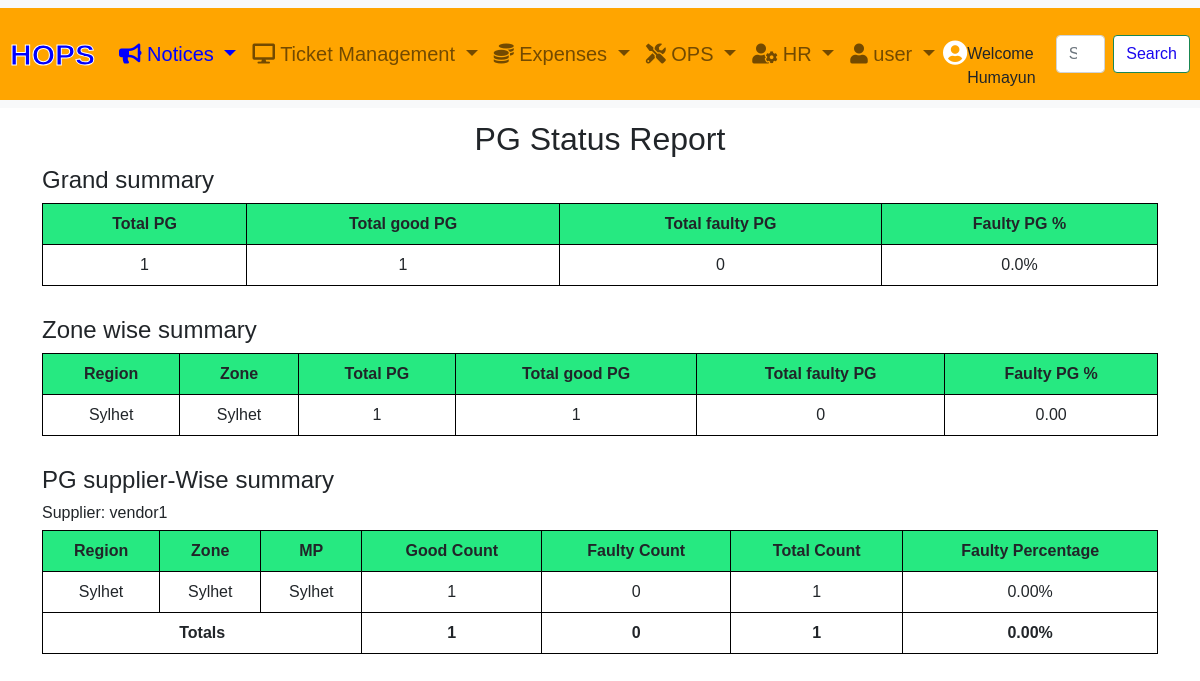
Page /generator/faulty_pg_report/ (signed in) on the committed database.
### account/models.py (models this page shows, shortened)
class Customer(AbstractBaseUser, PermissionsMixin):
    email = models.EmailField(_('email address'), unique=True)
    name = models.CharField(max_length=150)
    mobile = models.CharField(max_length=20, blank=True)
    is_active = models.BooleanField(default=False)
    is_staff = models.BooleanField(default=False)
    created = models.DateTimeField(auto_now_add=True)
    updated = models.DateTimeField(auto_now=True)
    profile_picture = models.ImageField(upload_to='profile_pictures/', blank=True, null=True)
    groups = models.ManyToManyField(
        Group,
        related_name='customer_set',
        blank=True,
        help_text=_("The groups this user belongs to."),
        verbose_name=_("groups"),
    )
    user_permissions = models.ManyToManyField(
        Permission,
        related_name='customer_set',
        blank=True,
        help_text=_("Specific permissions for this user."),
        verbose_name=_("user permissions"),
    )
    USER_LEVEL_CHOICES = [
        ('general_user', 'General_User'),
        ('first_level', 'First Level Manager'),
        ('second_level', 'Second Level Manager'),
        ('third_level', 'Third Level Manager'),
        ('external', 'External'),
    ]
    manager_level = models.CharField(max_length=20, choices=USER_LEVEL_CHOICES, default='general_user')
    objects = CustomAccountManager()
    USERNAME_FIELD = 'email'
    REQUIRED_FIELDS = ['name']
    class Meta:
        verbose_name = "Accounts"
        verbose_name_plural = "Accounts"

### generator/models.py (models this page shows, shortened)
class AddPGInfo(models.Model):
    region = models.CharField(max_length=100,choices=REGION_CHOICES,null=True, blank=True)
    zone = models.CharField(max_length=100,choices=ZONE_CHOICES,null=True, blank=True)
    mp = models.CharField(max_length=100,choices=MP_CHOICES,null=True, blank=True)
    PG_code = models.CharField(max_length=50, default='None')
    PG_add_requester = models.ForeignKey(Customer, related_name='PGad_admin_user', on_delete=models.CASCADE)
    PGNumber = models.CharField(max_length=50,default='None')
    PG_brand_choices=[
        ('Honda','Honda'),
        ('Mistsubishi', 'Mistsubishi'),
        ('wilson','wilson'),
        ('chinese','chinese'),
    ]
    PG_brand = models.CharField(max_length=50, choices= PG_brand_choices,default='None')
    PG_serial_number = models.CharField(max_length=50,default='None')
    PG_capacity_choices=[
        ('5kva','5kva'),
        ('6kva','6kva'),
        ('8kva','8kva')
        ]
    PG_capacity = models.CharField(max_length=50,choices=PG_capacity_choices,default='None')
    PG_supplier_choices=[
        ('vendor1','vendor1'),
        ('vendor2','vendor2'),
        ('vendor3','vendor3'),
        ('own','own'),
    ]
    PG_supplier=models.CharField(max_length=50,choices=PG_supplier_choices,default='None')
    PG_status_choices =[
        ('good','good'),
        ('faulty','faulty')
    ]
    PG_status = models.CharField(max_length=100, choices=PG_status_choices,null=True,blank=True)
    PG_purchase_date = models.DateField(default=timezone.now)
    PG_hire_date = models.DateField(default=timezone.now)
    PG_supporting_documents = models.FileField(upload_to='PG_documents/', null=True, blank=True)
    deployment_choices=[
        ('movable','movable'),
        ('fixed','fixed')
    ]
    PG_deployment_type =models.CharField(max_length=100,choices=deployment_choices,null=True,blank=True)
    fixed_PG_site_code = models.CharField(max_length=100,null=True,blank=True)
    created_at = models.DateField(default=timezone.now)
    updated_at = models.DateField(default=timezone.now)

### generator/views.py (the view)
# urls.py: path('faulty_pg_report/', views.faulty_pg_report, name='faulty_pg_report'),
@login_required
def faulty_pg_report(request):
    total_pg = AddPGInfo.objects.aggregate(total_pg=Count("id"))
    total_good_pg = AddPGInfo.objects.filter(PG_status='good').aggregate(total_good_pg=Count("id"))
    total_faulty_pg = AddPGInfo.objects.filter(PG_status='faulty').aggregate(total_faulty_pg=Count("id"))
    total_pg_count = total_pg['total_pg']
    total_good_pg_count = total_good_pg['total_good_pg']
    total_faulty_pg_count = total_faulty_pg['total_faulty_pg']
    faulty_pg_percentage =  total_faulty_pg_count / total_pg_count * 100
    zonewise_report = AddPGInfo.objects.values('region', 'zone').annotate(
        total_count=Count('id'),
        good_count=Count('id', filter=Q(PG_status='good')),
        faulty_count=Count('id', filter=Q(PG_status='faulty')),
        faulty_percentage=Case(
            When(total_count__gt=0, then=ExpressionWrapper((F('faulty_count') / F('total_count')) * 100, output_field=FloatField())),
            default=Value(0),
            output_field=FloatField()
        )
    )
    zonewise_data = []
    for entry in zonewise_report:
        region = entry['region']
        zone = entry['zone']
        faulty_percentage = (entry['faulty_count'] / entry['total_count']) * 100 if entry['total_count'] > 0 else 0
        zonewise_data.append({
            'region': region,
            'zone': zone,
            'total_count': entry['total_count'],
            'good_count': entry['good_count'],
            'faulty_count': entry['faulty_count'],
            'faulty_percentage': faulty_percentage,
        })
    report = AddPGInfo.objects.values('PG_supplier', 'region', 'zone', 'mp').annotate(
        total_count=Count('id'),
        good_count=Count('id', filter=Q(PG_status='good')),
        faulty_count=Count('id', filter=Q(PG_status='faulty'))
    )
    report_data = {}
    for entry in report:
        supplier = entry['PG_supplier']
        entry['faulty_percentage'] = (entry['faulty_count'] / entry['total_count']) * 100 if entry['total_count'] > 0 else 0
        if supplier not in report_data:
            report_data[supplier] = {
                'entries': [],
                'total_good_count': 0,
                'total_faulty_count': 0,
                'total_count': 0
            }
        report_data[supplier]['entries'].append(entry)
        report_data[supplier]['total_good_count'] += entry['good_count']
        report_data[supplier]['total_faulty_count'] += entry['faulty_count']
        report_data[supplier]['total_count'] += entry['total_count']
    return render(request, 'generator/faulty_pg_report.html',
                  {'report_data': report_data,
                   'total_pg_count':total_pg_count,
                   'total_faulty_pg_count':total_faulty_pg_count,
                    'total_good_pg_count':total_good_pg_count,
                    'faulty_pg_percentage':faulty_pg_percentage,
                     'zonewise_data': zonewise_data,
                     })

### templates/generator/faulty_pg_report.html (shortened to what this page needs)
{% extends "base.html" %}
{% load static %}
{% load duration_filters %}
{% block content %}
    <h2 class="text-center">PG Status Report</h2>
    <table style="margin-bottom: 30px;">
        <h4>Grand summary</h4>
        <thead>
            <tr>
                <th class="text-center p-2">Total PG</th>
                <th class="text-center p-2">Total good PG</th>
                <th class="text-center p-2">Total faulty PG</th>
                <th class="text-center p-2">Faulty PG %</th>
            </tr>
        </thead>
        <tbody>
                <tr>
                    <td class="text-center p-2">{{ total_pg_count }}</td>
                    <td class="text-center p-2">{{ total_good_pg_count }}</td>
                    <td class="text-center p-2">{{ total_faulty_pg_count }}</td>
                    <td class="text-center p-2">{{ faulty_pg_percentage }}%</td>
                </tr>
        </tbody>
    </table>
    <h4> Zone wise summary</h4>
    <table style="margin-bottom: 30px;">
        <thead>
            <tr>
                <th class="text-center p-2">Region</th>
                <th class="text-center p-2">Zone</th>
                <th class="text-center p-2">Total PG</th>
                <th class="text-center p-2">Total good PG</th>
                <th class="text-center p-2">Total faulty PG</th>
                <th class="text-center p-2">Faulty PG %</th>
            </tr>
        </thead>
        <tbody>
            {% for data in zonewise_data %}
                <tr>
                    <td class="text-center p-2">{{ data.region }}</td>
                    <td class="text-center p-2">{{ data.zone }}</td>
                    <td class="text-center p-2">{{ data.total_count }}</td>
                    <td class="text-center p-2">{{ data.good_count }}</td>
                    <td class="text-center p-2">{{ data.faulty_count }}</td>
                    <td class="text-center p-2">{{ data.faulty_percentage|floatformat:2 }}</td>
                </tr>
            {% endfor %}
        </tbody>
    </table>
    <h4>PG supplier-Wise summary</h4>
    {% for supplier, data in report_data.items %}
        <h6>Supplier: {{ supplier }}</h6>
        <table>
            <thead>
                <tr>
                    <th class="text-center p-2">Region</th>
                    <th class="text-center p-2">Zone</th>
                    <th class="text-center p-2">MP</th>
                    <th class="text-center p-2">Good Count</th>
                    <th class="text-center p-2">Faulty Count</th>
                    <th class="text-center p-2">Total Count</th>
                    <th class="text-center p-2">Faulty Percentage</th>
                </tr>
            </thead>
            <tbody>
                {% for row in data.entries %}
                    <tr>
                        <td class="text-center p-2">{{ row.region }}</td>
                        <td class="text-center p-2">{{ row.zone }}</td>
                        <td class="text-center p-2">{{ row.mp }}</td>
                        <td class="text-center p-2">{{ row.good_count }}</td>
                        <td class="text-center p-2">{{ row.faulty_count }}</td>
                        <td class="text-center p-2">{{ row.total_count }}</td>
                        <td class="text-center p-2">{{ row.faulty_percentage|floatformat:2 }}%</td>
                    </tr>
                {% endfor %}
                <tr>
                    <td class="text-center p-2" colspan="3"><strong>Totals</strong></td>
                    <td class="text-center p-2"><strong>{{ data.total_good_count }}</strong></td>
                    <td class="text-center p-2"><strong>{{ data.total_faulty_count }}</strong></td>
                    <td class="text-center p-2"><strong>{{ data.total_count }}</strong></td>
                    <td class="text-center p-2"><strong>{{ data.total_faulty_count|calculate_faulty_percentage:data.total_count|floatformat:2 }}%</strong></td>
                </tr>
            </tbody>
        </table>
    {% endfor %}
<div class="col" style="height:600px"></div>
{% endblock %}

### templates/base.html (shortened to what this page needs)
<!DOCTYPE html>
<html lang="en">
<head>
<link href="https://cdn.jsdelivr.net/npm/bootstrap@5.0.0-beta3/dist/css/bootstrap.min.css" rel="stylesheet">
<link rel="stylesheet" href="https://cdnjs.cloudflare.com/ajax/libs/font-awesome/5.15.3/css/all.min.css">
<link href="https://cdnjs.cloudflare.com/ajax/libs/select2/4.0.13/css/select2.min.css" rel="stylesheet">
<link href="https://cdnjs.cloudflare.com/ajax/libs/bootstrap-datepicker/1.9.0/css/bootstrap-datepicker.min.css" rel="stylesheet">
<link href="https://cdnjs.cloudflare.com/ajax/libs/bootstrap-timepicker/0.5.2/css/bootstrap-timepicker.min.css" rel="stylesheet">
    </head>
    <body>
    </body>
</head>
<body>
    {% if user.is_authenticated %}
    <nav class="navbar navbar-expand-lg navbar-light bg-light navbar-fixed-top">
        <div class="container-fluid custom_navbar">
            <a class="navbar-brand menu-color" style="color:blue; font-size:30px;font-family: Helvetica;" href="{% url 'tickets:dash_board' %}">HOPS</a>
            <div class="collapse navbar-collapse" id="navbarSupportedContent">
                <ul class="navbar-nav me-auto mb-2 mb-lg-0">
                    <li class="nav-item dropdown">
                        <a class="nav-link dropdown-toggle menu-color" style="color: blue;" href="#" id="navbarDropdown" role="button" data-bs-toggle="dropdown" aria-expanded="false">
                            <i class="fa fa-bullhorn" aria-hidden="true"></i> Notices
                        </a>
                    </li>
                    <li class="nav-item dropdown">
                        <a class="nav-link dropdown-toggle menu-color"href="#" id="navbarDropdown" role="button" data-bs-toggle="dropdown" aria-expanded="false">
                            <i class="fa fa-desktop" aria-hidden="true"></i> Ticket Management
                        </a>
                    </li>
                    <li class="nav-item dropdown">
                        <a class="nav-link dropdown-toggle menu-color"href="#" id="navbarDropdown" role="button" data-bs-toggle="dropdown" aria-expanded="false">
                            <i class="fas fa-coins"></i>  Expenses
                        </a>
                    </li>
                    <li class="nav-item dropdown">
                        <a class="nav-link dropdown-toggle menu-color"href="#" id="navbarDropdown" role="button" data-bs-toggle="dropdown" aria-expanded="false">
                            <i class="fas fa-tools"></i>  OPS
                        </a>
                    </li>
                    <li class="nav-item dropdown">
                        <a class="nav-link dropdown-toggle menu-color"href="#" id="navbarDropdown" role="button" data-bs-toggle="dropdown" aria-expanded="false">
                            <i class="fas fa-user-cog"></i>  HR
                        </a>
                    </li>
                    <li class="nav-item dropdown">
                        <a class="nav-link dropdown-toggle menu-color"href="#" id="navbarDropdown" role="button" data-bs-toggle="dropdown" aria-expanded="false">
                            <i class="fas fa-user"></i>  user
                        </a>
                    </li>
                </ul>
                    {% if user.is_authenticated %}
                    <a href="{% url 'account:update_profile_picture' user.id %}">
                        {% if profile_picture_url %}
                            <img src="{{ profile_picture_url }}" style="height: 30px; width: 30px; border-radius: 50%;">
                        {% else %}
                        <i class="fas fa-user-circle" aria-hidden="true" style="font-size: 25px; color:white"></i>
                        {% endif %} </a>
                        <br>
                       Welcome {{ request.user.name }}
                {% else %}
                    <a href="{% url 'account:login' %}" style="color:white;">
                        <i class="fas fa-user-circle" aria-hidden="true" style="font-size: 30px;"></i>
                    </a>
                {% endif %}
                    <form class="d-flex" method="GET" action="{% url 'tickets:search_all' %}" style="margin-left:20px">
                    <input class="form-control me-2" type="search" placeholder="Search" aria-label="Search" name="q">
                    <button class="btn btn-outline-success" type="submit" style="color:rgb(26, 7, 239);background:white">Search</button>
                </form>
            </div>
        </div>
    </nav>
{% endif %}
   <div class="col" style="height:120px"></div>
    <div class="container">
        {% block content %}
        {% endblock %}
    </div>
</body>
</html>

### rows in the picture
Customer: user.name "Humayun"
AddPGInfo: region "Sylhet", zone "Sylhet", total_count "1", good_count "1", faulty_count "0", faulty_percentage "0.00", PG_supplier "vendor1", mp "Sylhet", total_good_count "1", total_faulty_count "0", total_faulty_count|calculate_faulty_percentage "0.00"

### other values in the picture
{{ total_pg_count }} "1"
{{ total_good_pg_count }} "1"
{{ total_faulty_pg_count }} "0"
{{ faulty_pg_percentage }} "0.0"
